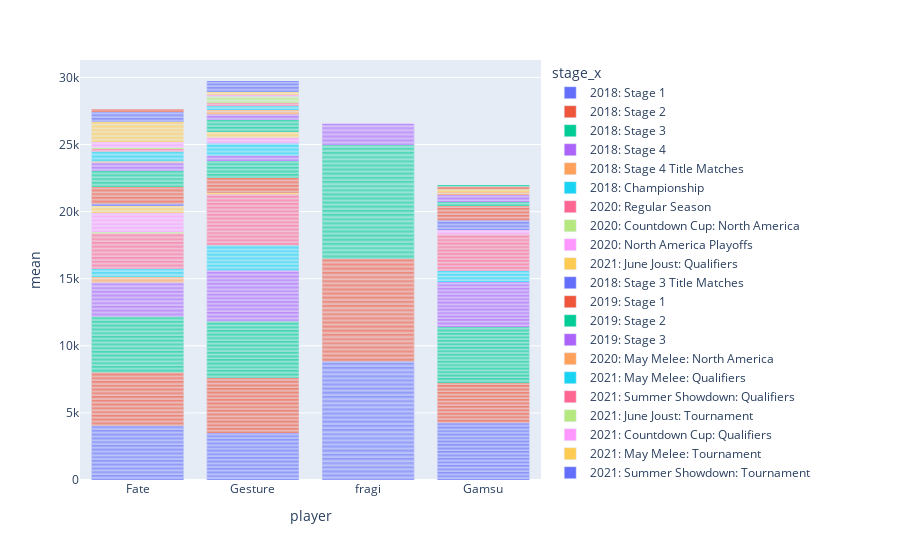

Here is the notebook cell this chart was saved with:
### Code cell
import plotly.express as px

winston_summary = stat_df[stat_df['hero_Winston'] == 1].groupby(['stage', 'player'])['Stat'].describe()[['count', 'mean']].reset_index()
#winston = winston[winston['count'] > 0].sort_values(by='mean')
winston = stat_df[(stat_df['hero_Winston'] == 1)]
winston = pd.merge(winston, winston_summary, on='player')
winston = winston[winston['count'] > 40]

fig = px.bar(winston, x=winston.player, y=winston['mean'], color=winston['stage_x'])
fig.show()
winston

### Figure 1 — Plotly figure (JSON) as saved in the notebook; plotly's stock layout.template omitted (floating-point values rounded to 4 significant figures; data arrays with more than 128 entries replaced by an {"elided": "..."} marker saying what was removed)
{"data": [{"alignmentgroup": "True", "hovertemplate": "stage_x=2018: Stage 1<br>player=%{x}<br>mean=%{y}<extra></extra>", "legendgroup": "2018: Stage 1", "marker": {"color": "#636efa", "pattern": {"shape": ""}}, "name": "2018: Stage 1", "offsetgroup": "2018: Stage 1", "orientation": "v", "showlegend": true, "textposition": "auto", "type": "bar", "x": {"elided": "205 str values"}, "xaxis": "x", "y": {"elided": "205 float values"}, "yaxis": "y"}, {"alignmentgroup": "True", "hovertemplate": "stage_x=2018: Stage 2<br>player=%{x}<br>mean=%{y}<extra></extra>", "legendgroup": "2018: Stage 2", "marker": {"color": "#EF553B", "pattern": {"shape": ""}}, "name": "2018: Stage 2", "offsetgroup": "2018: Stage 2", "orientation": "v", "showlegend": true, "textposition": "auto", "type": "bar", "x": {"elided": "185 str values"}, "xaxis": "x", "y": {"elided": "185 float values"}, "yaxis": "y"}, {"alignmentgroup": "True", "hovertemplate": "stage_x=2018: Stage 3<br>player=%{x}<br>mean=%{y}<extra></extra>", "legendgroup": "2018: Stage 3", "marker": {"color": "#00cc96", "pattern": {"shape": ""}}, "name": "2018: Stage 3", "offsetgroup": "2018: Stage 3", "orientation": "v", "showlegend": true, "textposition": "auto", "type": "bar", "x": {"elided": "208 str values"}, "xaxis": "x", "y": {"elided": "208 float values"}, "yaxis": "y"}, {"alignmentgroup": "True", "hovertemplate": "stage_x=2018: Stage 4<br>player=%{x}<br>mean=%{y}<extra></extra>", "legendgroup": "2018: Stage 4", "marker": {"color": "#ab63fa", "pattern": {"shape": ""}}, "name": "2018: Stage 4", "offsetgroup": "2018: Stage 4", "orientation": "v", "showlegend": true, "textposition": "auto", "type": "bar", "x": ["Fate", "Fate", "Fate", "Fate", "Fate", "Fate", "Fate", "Fate", "Fate", "Fate", "Fate", "Fate", "Fate", "Fate", "Fate", "Fate", "Fate", "Fate", "Fate", "Fate", "Fate", "Fate", "Fate", "Fate", "Fate", "Gesture", "Gesture", "Gesture", "Gesture", "Gesture", "Gesture", "Gesture", "Gesture", "Gesture", "Gesture", "Gesture", "Gesture", "Gesture", "Gesture", "Gesture", "Gesture", "Gesture", "Gesture", "Gesture", "Gesture", "Gesture", "Gesture", "Gesture", "Gesture", "Gesture", "Gesture", "Gesture", "Gesture", "Gesture", "Gesture", "Gesture", "Gesture", "Gesture", "Gesture", "Gesture", "Gesture", "Gesture", "Gamsu", "Gamsu", "Gamsu", "Gamsu", "Gamsu", "Gamsu", "Gamsu", "Gamsu", "Gamsu", "Gamsu", "Gamsu", "Gamsu", "Gamsu", "Gamsu", "Gamsu", "Gamsu", "Gamsu", "Gamsu", "Gamsu", "Gamsu", "Gamsu", "Gamsu", "Gamsu", "Gamsu", "Gamsu", "Gamsu", "Gamsu", "Gamsu", "Gamsu", "Gamsu", "Gamsu", "Gamsu"], "xaxis": "x", "y": [101.5, 101.5, 101.5, 101.5, 101.5, 101.5, 101.5, 101.5, 101.5, 101.5, 101.5, 101.5, 101.5, 101.5, 101.5, 101.5, 101.5, 101.5, 101.5, 101.5, 101.5, 101.5, 101.5, 101.5, 101.5, 102.9, 102.9, 102.9, 102.9, 102.9, 102.9, 102.9, 102.9, 102.9, 102.9, 102.9, 102.9, 102.9, 102.9, 102.9, 102.9, 102.9, 102.9, 102.9, 102.9, 102.9, 102.9, 102.9, 102.9, 102.9, 102.9, 102.9, 102.9, 102.9, 102.9, 102.9, 102.9, 102.9, 102.9, 102.9, 102.9, 102.9, 104.7, 104.7, 104.7, 104.7, 104.7, 104.7, 104.7, 104.7, 104.7, 104.7, 104.7, 104.7, 104.7, 104.7, 104.7, 104.7, 104.7, 104.7, 104.7, 104.7, 104.7, 104.7, 104.7, 104.7, 104.7, 104.7, 104.7, 104.7, 104.7, 104.7, 104.7, 104.7], "yaxis": "y"}, {"alignmentgroup": "True", "hovertemplate": "stage_x=2018: Stage 4 Title Matches<br>player=%{x}<br>mean=%{y}<extra></extra>", "legendgroup": "2018: Stage 4 Title Matches", "marker": {"color": "#FFA15A", "pattern": {"shape": ""}}, "name": "2018: Stage 4 Title Matches", "offsetgroup": "2018: Stage 4 Title Matches", "orientation": "v", "showlegend": true, "textposition": "auto", "type": "bar", "x": ["Fate", "Fate", "Fate", "Fate"], "xaxis": "x", "y": [101.5, 101.5, 101.5, 101.5], "yaxis": "y"}, {"alignmentgroup": "True", "hovertemplate": "stage_x=2018: Championship<br>player=%{x}<br>mean=%{y}<extra></extra>", "legendgroup": "2018: Championship", "marker": {"color": "#19d3f3", "pattern": {"shape": ""}}, "name": "2018: Championship", "offsetgroup": "2018: Championship", "orientation": "v", "showlegend": true, "textposition": "auto", "type": "bar", "x": ["Fate", "Fate", "Fate", "Fate", "Fate", "Fate", "Gesture", "Gesture", "Gesture", "Gesture", "Gesture", "Gesture", "Gesture", "Gesture", "Gesture", "Gesture", "Gesture", "Gesture", "Gesture", "Gesture", "Gesture", "Gesture", "Gesture", "Gesture", "Gamsu", "Gamsu", "Gamsu", "Gamsu", "Gamsu", "Gamsu", "Gamsu", "Gamsu"], "xaxis": "x", "y": [101.5, 101.5, 101.5, 101.5, 101.5, 101.5, 102.9, 102.9, 102.9, 102.9, 102.9, 102.9, 102.9, 102.9, 102.9, 102.9, 102.9, 102.9, 102.9, 102.9, 102.9, 102.9, 102.9, 102.9, 104.7, 104.7, 104.7, 104.7, 104.7, 104.7, 104.7, 104.7], "yaxis": "y"}, {"alignmentgroup": "True", "hovertemplate": "stage_x=2020: Regular Season<br>player=%{x}<br>mean=%{y}<extra></extra>", "legendgroup": "2020: Regular Season", "marker": {"color": "#FF6692", "pattern": {"shape": ""}}, "name": "2020: Regular Season", "offsetgroup": "2020: Regular Season", "orientation": "v", "showlegend": true, "textposition": "auto", "type": "bar", "x": ["Fate", "Fate", "Fate", "Fate", "Fate", "Fate", "Fate", "Fate", "Fate", "Fate", "Fate", "Fate", "Fate", "Fate", "Fate", "Fate", "Fate", "Fate", "Fate", "Fate", "Fate", "Fate", "Fate", "Fate", "Fate", "Fate", "Gesture", "Gesture", "Gesture", "Gesture", "Gesture", "Gesture", "Gesture", "Gesture", "Gesture", "Gesture", "Gesture", "Gesture", "Gesture", "Gesture", "Gesture", "Gesture", "Gesture", "Gesture", "Gesture", "Gesture", "Gesture", "Gesture", "Gesture", "Gesture", "Gesture", "Gesture", "Gesture", "Gesture", "Gesture", "Gesture", "Gesture", "Gesture", "Gesture", "Gesture", "Gesture", "Gesture", "Gesture", "Gamsu", "Gamsu", "Gamsu", "Gamsu", "Gamsu", "Gamsu", "Gamsu", "Gamsu", "Gamsu", "Gamsu", "Gamsu", "Gamsu", "Gamsu", "Gamsu", "Gamsu", "Gamsu", "Gamsu", "Gamsu", "Gamsu", "Gamsu", "Gamsu", "Gamsu", "Gamsu", "Gamsu", "Gamsu", "Gamsu"], "xaxis": "x", "y": [101.5, 101.5, 101.5, 101.5, 101.5, 101.5, 101.5, 101.5, 101.5, 101.5, 101.5, 101.5, 101.5, 101.5, 101.5, 101.5, 101.5, 101.5, 101.5, 101.5, 101.5, 101.5, 101.5, 101.5, 101.5, 101.5, 102.9, 102.9, 102.9, 102.9, 102.9, 102.9, 102.9, 102.9, 102.9, 102.9, 102.9, 102.9, 102.9, 102.9, 102.9, 102.9, 102.9, 102.9, 102.9, 102.9, 102.9, 102.9, 102.9, 102.9, 102.9, 102.9, 102.9, 102.9, 102.9, 102.9, 102.9, 102.9, 102.9, 102.9, 102.9, 102.9, 102.9, 104.7, 104.7, 104.7, 104.7, 104.7, 104.7, 104.7, 104.7, 104.7, 104.7, 104.7, 104.7, 104.7, 104.7, 104.7, 104.7, 104.7, 104.7, 104.7, 104.7, 104.7, 104.7, 104.7, 104.7, 104.7, 104.7], "yaxis": "y"}, {"alignmentgroup": "True", "hovertemplate": "stage_x=2020: Countdown Cup: North America<br>player=%{x}<br>mean=%{y}<extra></extra>", "legendgroup": "2020: Countdown Cup: North America", "marker": {"color": "#B6E880", "pattern": {"shape": ""}}, "name": "2020: Countdown Cup: North America", "offsetgroup": "2020: Countdown Cup: North America", "orientation": "v", "showlegend": true, "textposition": "auto", "type": "bar", "x": ["Fate"], "xaxis": "x", "y": [101.5], "yaxis": "y"}, {"alignmentgroup": "True", "hovertemplate": "stage_x=2020: North America Playoffs<br>player=%{x}<br>mean=%{y}<extra></extra>", "legendgroup": "2020: North America Playoffs", "marker": {"color": "#FF97FF", "pattern": {"shape": ""}}, "name": "2020: North America Playoffs", "offsetgroup": "2020: North America Playoffs", "orientation": "v", "showlegend": true, "textposition": "auto", "type": "bar", "x": ["Fate", "Fate", "Fate", "Fate", "Fate", "Fate", "Fate", "Fate", "Fate", "Fate", "Fate", "Fate", "Fate", "Fate", "Gamsu", "Gamsu", "Gamsu"], "xaxis": "x", "y": [101.5, 101.5, 101.5, 101.5, 101.5, 101.5, 101.5, 101.5, 101.5, 101.5, 101.5, 101.5, 101.5, 101.5, 104.7, 104.7, 104.7], "yaxis": "y"}, {"alignmentgroup": "True", "hovertemplate": "stage_x=2021: June Joust: Qualifiers<br>player=%{x}<br>mean=%{y}<extra></extra>", "legendgroup": "2021: June Joust: Qualifiers", "marker": {"color": "#FECB52", "pattern": {"shape": ""}}, "name": "2021: June Joust: Qualifiers", "offsetgroup": "2021: June Joust: Qualifiers", "orientation": "v", "showlegend": true, "textposition": "auto", "type": "bar", "x": ["Fate", "Fate", "Fate", "Fate", "Fate", "Gesture"], "xaxis": "x", "y": [101.5, 101.5, 101.5, 101.5, 101.5, 102.9], "yaxis": "y"}, {"alignmentgroup": "True", "hovertemplate": "stage_x=2018: Stage 3 Title Matches<br>player=%{x}<br>mean=%{y}<extra></extra>", "legendgroup": "2018: Stage 3 Title Matches", "marker": {"color": "#636efa", "pattern": {"shape": ""}}, "name": "2018: Stage 3 Title Matches", "offsetgroup": "2018: Stage 3 Title Matches", "orientation": "v", "showlegend": true, "textposition": "auto", "type": "bar", "x": ["Fate", "Fate", "Gamsu", "Gamsu", "Gamsu", "Gamsu", "Gamsu", "Gamsu", "Gamsu"], "xaxis": "x", "y": [101.5, 101.5, 104.7, 104.7, 104.7, 104.7, 104.7, 104.7, 104.7], "yaxis": "y"}, {"alignmentgroup": "True", "hovertemplate": "stage_x=2019: Stage 1<br>player=%{x}<br>mean=%{y}<extra></extra>", "legendgroup": "2019: Stage 1", "marker": {"color": "#EF553B", "pattern": {"shape": ""}}, "name": "2019: Stage 1", "offsetgroup": "2019: Stage 1", "orientation": "v", "showlegend": true, "textposition": "auto", "type": "bar", "x": ["Fate", "Fate", "Fate", "Fate", "Fate", "Fate", "Fate", "Fate", "Fate", "Fate", "Fate", "Fate", "Gesture", "Gesture", "Gesture", "Gesture", "Gesture", "Gesture", "Gesture", "Gesture", "Gesture", "Gesture", "Gesture", "Gamsu", "Gamsu", "Gamsu", "Gamsu", "Gamsu", "Gamsu", "Gamsu", "Gamsu", "Gamsu", "Gamsu"], "xaxis": "x", "y": [101.5, 101.5, 101.5, 101.5, 101.5, 101.5, 101.5, 101.5, 101.5, 101.5, 101.5, 101.5, 102.9, 102.9, 102.9, 102.9, 102.9, 102.9, 102.9, 102.9, 102.9, 102.9, 102.9, 104.7, 104.7, 104.7, 104.7, 104.7, 104.7, 104.7, 104.7, 104.7, 104.7], "yaxis": "y"}, {"alignmentgroup": "True", "hovertemplate": "stage_x=2019: Stage 2<br>player=%{x}<br>mean=%{y}<extra></extra>", "legendgroup": "2019: Stage 2", "marker": {"color": "#00cc96", "pattern": {"shape": ""}}, "name": "2019: Stage 2", "offsetgroup": "2019: Stage 2", "orientation": "v", "showlegend": true, "textposition": "auto", "type": "bar", "x": ["Fate", "Fate", "Fate", "Fate", "Fate", "Fate", "Fate", "Fate", "Fate", "Fate", "Fate", "Fate", "Gesture", "Gesture", "Gesture", "Gesture", "Gesture", "Gesture", "Gesture", "Gesture", "Gesture", "Gesture", "Gesture", "Gesture", "Gamsu", "Gamsu", "Gamsu"], "xaxis": "x", "y": [101.5, 101.5, 101.5, 101.5, 101.5, 101.5, 101.5, 101.5, 101.5, 101.5, 101.5, 101.5, 102.9, 102.9, 102.9, 102.9, 102.9, 102.9, 102.9, 102.9, 102.9, 102.9, 102.9, 102.9, 104.7, 104.7, 104.7], "yaxis": "y"}, {"alignmentgroup": "True", "hovertemplate": "stage_x=2019: Stage 3<br>player=%{x}<br>mean=%{y}<extra></extra>", "legendgroup": "2019: Stage 3", "marker": {"color": "#ab63fa", "pattern": {"shape": ""}}, "name": "2019: Stage 3", "offsetgroup": "2019: Stage 3", "orientation": "v", "showlegend": true, "textposition": "auto", "type": "bar", "x": ["Fate", "Fate", "Fate", "Fate", "Fate", "Fate", "Gesture", "Gesture", "Gesture", "Gesture", "Gamsu", "Gamsu", "Gamsu", "Gamsu", "Gamsu"], "xaxis": "x", "y": [101.5, 101.5, 101.5, 101.5, 101.5, 101.5, 102.9, 102.9, 102.9, 102.9, 104.7, 104.7, 104.7, 104.7, 104.7], "yaxis": "y"}, {"alignmentgroup": "True", "hovertemplate": "stage_x=2020: May Melee: North America<br>player=%{x}<br>mean=%{y}<extra></extra>", "legendgroup": "2020: May Melee: North America", "marker": {"color": "#FFA15A", "pattern": {"shape": ""}}, "name": "2020: May Melee: North America", "offsetgroup": "2020: May Melee: North America", "orientation": "v", "showlegend": true, "textposition": "auto", "type": "bar", "x": ["Fate"], "xaxis": "x", "y": [101.5], "yaxis": "y"}, {"alignmentgroup": "True", "hovertemplate": "stage_x=2021: May Melee: Qualifiers<br>player=%{x}<br>mean=%{y}<extra></extra>", "legendgroup": "2021: May Melee: Qualifiers", "marker": {"color": "#19d3f3", "pattern": {"shape": ""}}, "name": "2021: May Melee: Qualifiers", "offsetgroup": "2021: May Melee: Qualifiers", "orientation": "v", "showlegend": true, "textposition": "auto", "type": "bar", "x": ["Fate", "Fate", "Fate", "Fate", "Fate", "Fate", "Fate", "Gesture", "Gesture", "Gesture", "Gesture", "Gesture", "Gesture", "Gesture", "Gesture", "Gesture"], "xaxis": "x", "y": [101.5, 101.5, 101.5, 101.5, 101.5, 101.5, 101.5, 102.9, 102.9, 102.9, 102.9, 102.9, 102.9, 102.9, 102.9, 102.9], "yaxis": "y"}, {"alignmentgroup": "True", "hovertemplate": "stage_x=2021: Summer Showdown: Qualifiers<br>player=%{x}<br>mean=%{y}<extra></extra>", "legendgroup": "2021: Summer Showdown: Qualifiers", "marker": {"color": "#FF6692", "pattern": {"shape": ""}}, "name": "2021: Summer Showdown: Qualifiers", "offsetgroup": "2021: Summer Showdown: Qualifiers", "orientation": "v", "showlegend": true, "textposition": "auto", "type": "bar", "x": ["Fate", "Fate"], "xaxis": "x", "y": [101.5, 101.5], "yaxis": "y"}, {"alignmentgroup": "True", "hovertemplate": "stage_x=2021: June Joust: Tournament<br>player=%{x}<br>mean=%{y}<extra></extra>", "legendgroup": "2021: June Joust: Tournament", "marker": {"color": "#B6E880", "pattern": {"shape": ""}}, "name": "2021: June Joust: Tournament", "offsetgroup": "2021: June Joust: Tournament", "orientation": "v", "showlegend": true, "textposition": "auto", "type": "bar", "x": ["Fate"], "xaxis": "x", "y": [101.5], "yaxis": "y"}, {"alignmentgroup": "True", "hovertemplate": "stage_x=2021: Countdown Cup: Qualifiers<br>player=%{x}<br>mean=%{y}<extra></extra>", "legendgroup": "2021: Countdown Cup: Qualifiers", "marker": {"color": "#FF97FF", "pattern": {"shape": ""}}, "name": "2021: Countdown Cup: Qualifiers", "offsetgroup": "2021: Countdown Cup: Qualifiers", "orientation": "v", "showlegend": true, "textposition": "auto", "type": "bar", "x": ["Fate", "Fate", "Fate", "Fate", "Gesture", "Gesture", "Gesture", "Gesture"], "xaxis": "x", "y": [101.5, 101.5, 101.5, 101.5, 102.9, 102.9, 102.9, 102.9], "yaxis": "y"}, {"alignmentgroup": "True", "hovertemplate": "stage_x=2021: May Melee: Tournament<br>player=%{x}<br>mean=%{y}<extra></extra>", "legendgroup": "2021: May Melee: Tournament", "marker": {"color": "#FECB52", "pattern": {"shape": ""}}, "name": "2021: May Melee: Tournament", "offsetgroup": "2021: May Melee: Tournament", "orientation": "v", "showlegend": true, "textposition": "auto", "type": "bar", "x": ["Fate", "Fate", "Fate", "Fate", "Fate", "Fate", "Fate", "Fate", "Fate", "Fate", "Fate", "Fate", "Fate", "Fate", "Fate", "Gesture", "Gesture", "Gesture", "Gesture"], "xaxis": "x", "y": [101.5, 101.5, 101.5, 101.5, 101.5, 101.5, 101.5, 101.5, 101.5, 101.5, 101.5, 101.5, 101.5, 101.5, 101.5, 102.9, 102.9, 102.9, 102.9], "yaxis": "y"}, {"alignmentgroup": "True", "hovertemplate": "stage_x=2021: Summer Showdown: Tournament<br>player=%{x}<br>mean=%{y}<extra></extra>", "legendgroup": "2021: Summer Showdown: Tournament", "marker": {"color": "#636efa", "pattern": {"shape": ""}}, "name": "2021: Summer Showdown: Tournament", "offsetgroup": "2021: Summer Showdown: Tournament", "orientation": "v", "showlegend": true, "textposition": "auto", "type": "bar", "x": ["Fate", "Fate", "Fate", "Fate", "Fate", "Fate", "Fate"], "xaxis": "x", "y": [101.5, 101.5, 101.5, 101.5, 101.5, 101.5, 101.5], "yaxis": "y"}, {"alignmentgroup": "True", "hovertemplate": "stage_x=2021: Postseason<br>player=%{x}<br>mean=%{y}<extra></extra>", "legendgroup": "2021: Postseason", "marker": {"color": "#EF553B", "pattern": {"shape": ""}}, "name": "2021: Postseason", "offsetgroup": "2021: Postseason", "orientation": "v", "showlegend": true, "textposition": "auto", "type": "bar", "x": ["Fate", "Fate"], "xaxis": "x", "y": [101.5, 101.5], "yaxis": "y"}, {"alignmentgroup": "True", "hovertemplate": "stage_x=2018: Stage 1 Title Matches<br>player=%{x}<br>mean=%{y}<extra></extra>", "legendgroup": "2018: Stage 1 Title Matches", "marker": {"color": "#00cc96", "pattern": {"shape": ""}}, "name": "2018: Stage 1 Title Matches", "offsetgroup": "2018: Stage 1 Title Matches", "orientation": "v", "showlegend": true, "textposition": "auto", "type": "bar", "x": ["Gesture", "Gesture", "Gesture", "Gesture", "Gesture", "Gesture", "Gesture", "Gesture", "Gesture"], "xaxis": "x", "y": [102.9, 102.9, 102.9, 102.9, 102.9, 102.9, 102.9, 102.9, 102.9], "yaxis": "y"}, {"alignmentgroup": "True", "hovertemplate": "stage_x=2018: Stage 2 Title Matches<br>player=%{x}<br>mean=%{y}<extra></extra>", "legendgroup": "2018: Stage 2 Title Matches", "marker": {"color": "#ab63fa", "pattern": {"shape": ""}}, "name": "2018: Stage 2 Title Matches", "offsetgroup": "2018: Stage 2 Title Matches", "orientation": "v", "showlegend": true, "textposition": "auto", "type": "bar", "x": ["Gesture", "Gesture", "Gesture", "Gesture", "fragi", "fragi", "fragi", "fragi", "fragi", "fragi", "fragi", "fragi", "fragi", "fragi", "fragi", "fragi", "fragi", "fragi", "fragi", "fragi"], "xaxis": "x", "y": [102.9, 102.9, 102.9, 102.9, 97.64, 98.95, 97.64, 98.95, 97.64, 98.95, 97.64, 98.95, 97.64, 98.95, 97.64, 98.95, 97.64, 98.95, 97.64, 98.95], "yaxis": "y"}, {"alignmentgroup": "True", "hovertemplate": "stage_x=2019: Stage 4<br>player=%{x}<br>mean=%{y}<extra></extra>", "legendgroup": "2019: Stage 4", "marker": {"color": "#FFA15A", "pattern": {"shape": ""}}, "name": "2019: Stage 4", "offsetgroup": "2019: Stage 4", "orientation": "v", "showlegend": true, "textposition": "auto", "type": "bar", "x": ["Gesture", "Gesture", "Gesture", "Gamsu", "Gamsu"], "xaxis": "x", "y": [102.9, 102.9, 102.9, 104.7, 104.7], "yaxis": "y"}, {"alignmentgroup": "True", "hovertemplate": "stage_x=2020: Summer Showdown: Asia<br>player=%{x}<br>mean=%{y}<extra></extra>", "legendgroup": "2020: Summer Showdown: Asia", "marker": {"color": "#19d3f3", "pattern": {"shape": ""}}, "name": "2020: Summer Showdown: Asia", "offsetgroup": "2020: Summer Showdown: Asia", "orientation": "v", "showlegend": true, "textposition": "auto", "type": "bar", "x": ["Gesture", "Gesture", "Gesture"], "xaxis": "x", "y": [102.9, 102.9, 102.9], "yaxis": "y"}, {"alignmentgroup": "True", "hovertemplate": "stage_x=2020: Countdown Cup: Asia<br>player=%{x}<br>mean=%{y}<extra></extra>", "legendgroup": "2020: Countdown Cup: Asia", "marker": {"color": "#FF6692", "pattern": {"shape": ""}}, "name": "2020: Countdown Cup: Asia", "offsetgroup": "2020: Countdown Cup: Asia", "orientation": "v", "showlegend": true, "textposition": "auto", "type": "bar", "x": ["Gesture", "Gesture"], "xaxis": "x", "y": [102.9, 102.9], "yaxis": "y"}, {"alignmentgroup": "True", "hovertemplate": "stage_x=2021: Countdown Cup: Tournament<br>player=%{x}<br>mean=%{y}<extra></extra>", "legendgroup": "2021: Countdown Cup: Tournament", "marker": {"color": "#B6E880", "pattern": {"shape": ""}}, "name": "2021: Countdown Cup: Tournament", "offsetgroup": "2021: Countdown Cup: Tournament", "orientation": "v", "showlegend": true, "textposition": "auto", "type": "bar", "x": ["Gesture", "Gesture", "Gesture", "Gesture", "Gesture"], "xaxis": "x", "y": [102.9, 102.9, 102.9, 102.9, 102.9], "yaxis": "y"}, {"alignmentgroup": "True", "hovertemplate": "stage_x=2019: Stage 2 Title Matches<br>player=%{x}<br>mean=%{y}<extra></extra>", "legendgroup": "2019: Stage 2 Title Matches", "marker": {"color": "#FF97FF", "pattern": {"shape": ""}}, "name": "2019: Stage 2 Title Matches", "offsetgroup": "2019: Stage 2 Title Matches", "orientation": "v", "showlegend": true, "textposition": "auto", "type": "bar", "x": ["Gesture"], "xaxis": "x", "y": [102.9], "yaxis": "y"}, {"alignmentgroup": "True", "hovertemplate": "stage_x=2019: Postseason Play-in<br>player=%{x}<br>mean=%{y}<extra></extra>", "legendgroup": "2019: Postseason Play-in", "marker": {"color": "#FECB52", "pattern": {"shape": ""}}, "name": "2019: Postseason Play-in", "offsetgroup": "2019: Postseason Play-in", "orientation": "v", "showlegend": true, "textposition": "auto", "type": "bar", "x": ["Gesture", "Gesture", "Gamsu", "Gamsu"], "xaxis": "x", "y": [102.9, 102.9, 104.7, 104.7], "yaxis": "y"}, {"alignmentgroup": "True", "hovertemplate": "stage_x=2020: May Melee: Asia<br>player=%{x}<br>mean=%{y}<extra></extra>", "legendgroup": "2020: May Melee: Asia", "marker": {"color": "#636efa", "pattern": {"shape": ""}}, "name": "2020: May Melee: Asia", "offsetgroup": "2020: May Melee: Asia", "orientation": "v", "showlegend": true, "textposition": "auto", "type": "bar", "x": ["Gesture", "Gesture", "Gesture", "Gesture", "Gesture", "Gesture", "Gesture", "Gesture"], "xaxis": "x", "y": [102.9, 102.9, 102.9, 102.9, 102.9, 102.9, 102.9, 102.9], "yaxis": "y"}, {"alignmentgroup": "True", "hovertemplate": "stage_x=2020: Summer Showdown: North America Knockouts<br>player=%{x}<br>mean=%{y}<extra></extra>", "legendgroup": "2020: Summer Showdown: North America Knockouts", "marker": {"color": "#EF553B", "pattern": {"shape": ""}}, "name": "2020: Summer Showdown: North America Knockouts", "offsetgroup": "2020: Summer Showdown: North America Knockouts", "orientation": "v", "showlegend": true, "textposition": "auto", "type": "bar", "x": ["Gamsu", "Gamsu"], "xaxis": "x", "y": [104.7, 104.7], "yaxis": "y"}, {"alignmentgroup": "True", "hovertemplate": "stage_x=2020: Countdown Cup: North America Knockouts<br>player=%{x}<br>mean=%{y}<extra></extra>", "legendgroup": "2020: Countdown Cup: North America Knockouts", "marker": {"color": "#00cc96", "pattern": {"shape": ""}}, "name": "2020: Countdown Cup: North America Knockouts", "offsetgroup": "2020: Countdown Cup: North America Knockouts", "orientation": "v", "showlegend": true, "textposition": "auto", "type": "bar", "x": ["Gamsu"], "xaxis": "x", "y": [104.7], "yaxis": "y"}], "layout": {"autosize": true, "barmode": "relative", "legend": {"title": {"text": "stage_x"}, "tracegroupgap": 0}, "margin": {"t": 60}, "xaxis": {"anchor": "y", "autorange": true, "domain": [0, 1], "range": [-0.5, 3.5], "title": {"text": "player"}, "type": "category"}, "yaxis": {"anchor": "x", "autorange": true, "domain": [0, 1], "range": [0, 31300.0], "title": {"text": "mean"}, "type": "linear"}}}
